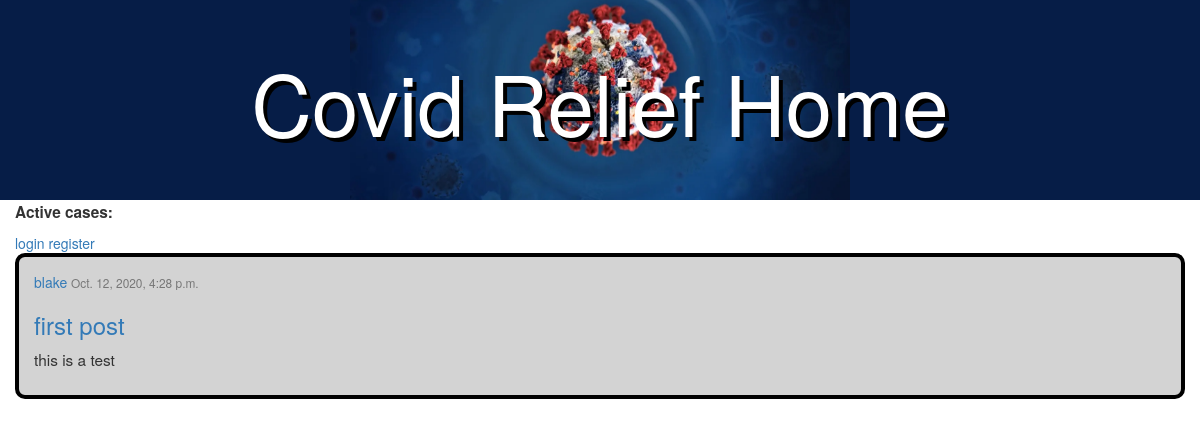
/, run on an earlier commit of the app's database.
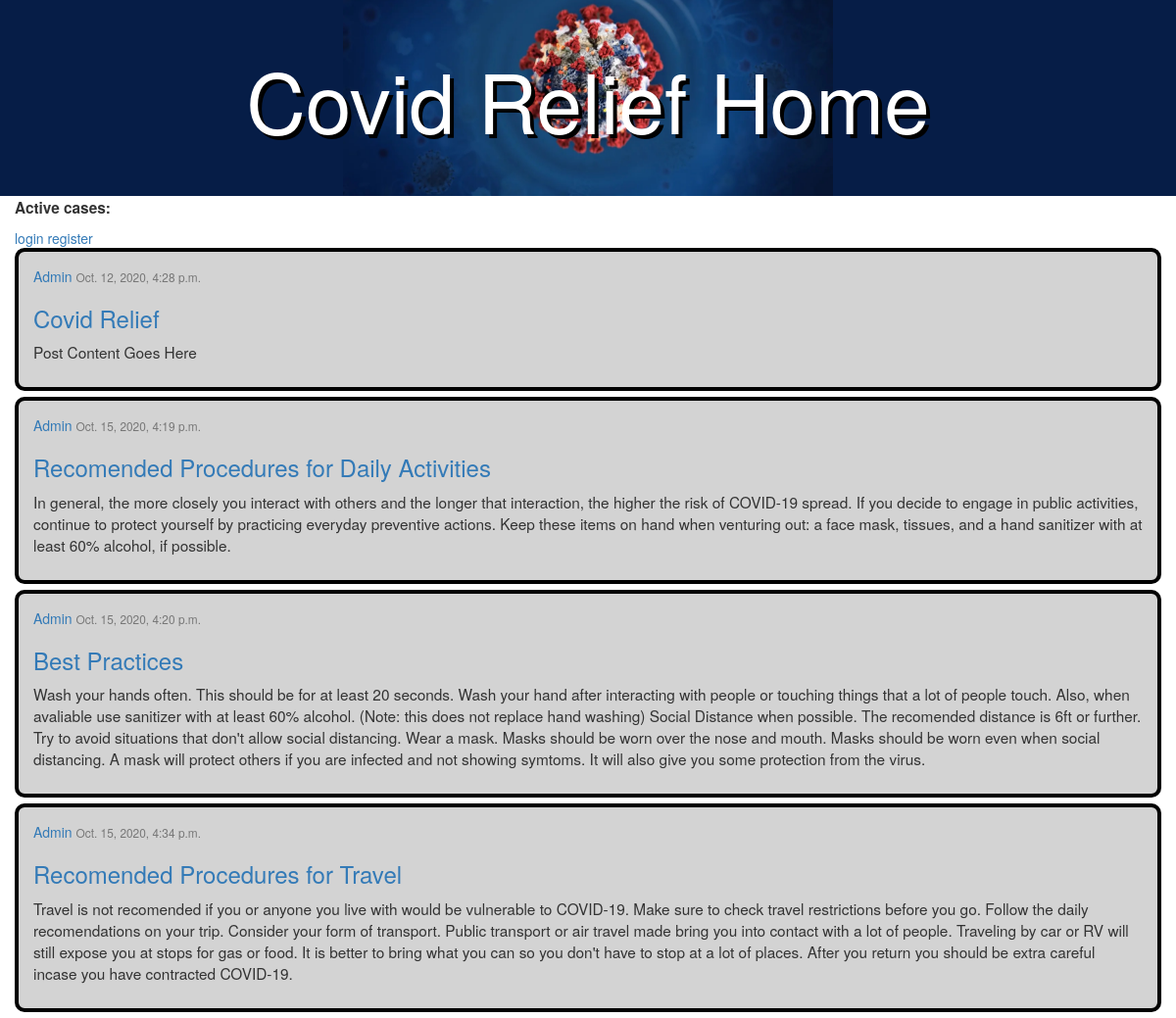
And on a later commit of the database.
### loginApp/models.py (models this page shows, shortened)
class Post(models.Model):
	title = models.CharField(max_length=100)
	content = models.TextField()
	date_posted = models.DateTimeField(default=timezone.now)
	author = models.ForeignKey(User, on_delete =models.CASCADE)

### loginApp/views.py (the view)
# urls.py: 2. Add a URL to urlpatterns:  path('', views.home, name='home')
def home(request):
    context = {
    	'Posts': Post.objects.all()
    }
    return render(request, 'loginApp/home.html',context)

### loginApp/templates/loginApp/home.html (shortened to what this page needs)
<!DOCTYPE HTML>
<html>
	<head>
		<link rel="stylesheet" href="https://maxcdn.bootstrapcdn.com/bootstrap/3.4.1/css/bootstrap.min.css">
		<link rel="stylesheet" href="../../static/style.css" />
	</head>
	<body>
		<header style="background-image: url('../../static/virus.jpg');">
			<h1 class="text-center">Covid Relief Home</h1>
		</header>
	<div class="container-fluid">
		<p><b>Active cases: </b>{{userInfo}}</p>
		<a href="{% url 'login'%}">login</a>
		<a href="{% url 'register'%}">register</a>
		{% for post in Posts %}
        <div class="content">
          <div>
            <div>
              <a class="mr-2" href="#">{{ post.author }}</a>
              <small class="text-muted">{{ post.date_posted }}</small>
            </div>
            <h3><a class="article-title" href="#">{{ post.title }}</a></h3>
            <p class="article-content">{{ post.content }}</p>
          </div>
        </div>
    	{% endfor %}
	</div>
	</body>
</html>

### loginApp/static/style.css (style rules this page uses)
p { font-size: 1.1em; }
h1 { color: #fff; margin:0; padding-top: 55px; font-size: 6em; text-shadow: 4px 4px black; }
header { background-color: #061d47; background-repeat: no-repeat; height: 200px; background-position: center; background-size: 500px 280px; position: relative; }
body { margin: 0; }
.content { background-color: #D3D3D3; border: 4px black solid; border-radius: 10px; margin-bottom: 6px; padding: 15px; }

What changed in the data, as far as the page shows it:
changed Post: author "blake" → "Admin"; title "first post" → "Covid Relief"; content "this is a test" → "Post Content Goes Here"
added Post: author "Admin", date_posted "Oct. 15, 2020, 4:19 p.m.", title "Recomended Procedures for Daily Activities", content "In general, the more closely you interact with others and the longer that interaction, the higher the risk of COVID-19 spread. If you decide to engage in public activities, continue to protect yourself by practicing everyday preventive actions. Keep these items on hand when venturing out: a face mask, tissues, and a hand sanitizer with at least 60% alcohol, if possible."
added Post: author "Admin", date_posted "Oct. 15, 2020, 4:20 p.m.", title "Best Practices", content "Wash your hands often. This should be for at least 20 seconds. Wash your hand after interacting with people or touching things that a lot of people touch. Also, when avaliable use sanitizer with at least 60% alcohol. (Note: this does not replace hand washing) Social Distance when possible. The recomended distance is 6ft or further. Try to avoid situations that don't allow social distancing. Wear a mask. Masks should be worn over the nose and mouth. Masks should be worn even when social distancing. A mask will protect others if you are infected and not showing symtoms. It will also give you some protection from the virus."
added Post: author "Admin", date_posted "Oct. 15, 2020, 4:34 p.m.", title "Recomended Procedures for Travel", content "Travel is not recomended if you or anyone you live with would be vulnerable to COVID-19. Make sure to check travel restrictions before you go. Follow the daily recomendations on your trip. Consider your form of transport. Public transport or air travel made bring you into contact with a lot of people. Traveling by car or RV will still expose you at stops for gas or food. It is better to bring what you can so you don't have to stop at a lot of places. After you return you should be extra careful incase you have contracted COVID-19."
